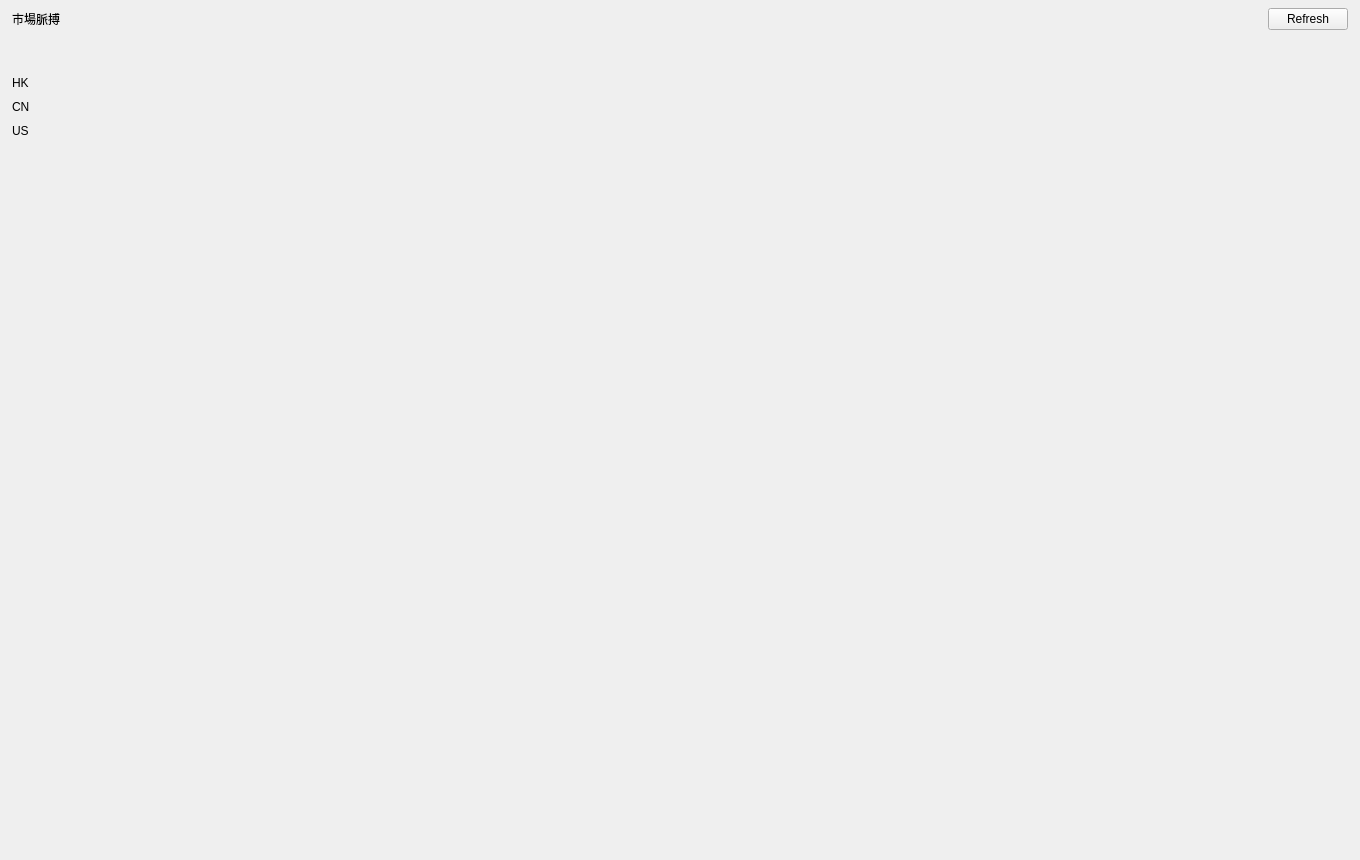
<?xml version="1.0" encoding="UTF-8"?>
<ui version="4.0">
 <class>HomePage</class>
 <widget class="QWidget" name="home_page">
  <property name="geometry">
   <rect>
    <x>0</x>
    <y>0</y>
    <width>1360</width>
    <height>860</height>
   </rect>
  </property>
  <layout class="QVBoxLayout" name="pageLayout">
   <property name="leftMargin"><number>12</number></property>
   <property name="topMargin"><number>8</number></property>
   <property name="rightMargin"><number>12</number></property>
   <property name="bottomMargin"><number>8</number></property>
   <property name="spacing"><number>6</number></property>
   <item>
    <layout class="QHBoxLayout" name="topRow">
     <item>
      <widget class="QLabel" name="home_title">
       <property name="text"><string>市場脈搏</string></property>
      </widget>
     </item>
     <item>
      <spacer name="topStretch">
       <property name="orientation"><enum>Qt::Orientation::Horizontal</enum></property>
       <property name="sizeType"><enum>QSizePolicy::Policy::Expanding</enum></property>
       <property name="sizeHint" stdset="0"><size><width>40</width><height>20</height></size></property>
      </spacer>
     </item>
     <item>
      <widget class="QLabel" name="home_updated">
       <property name="text"><string/></property>
      </widget>
     </item>
     <item>
      <widget class="QPushButton" name="home_refresh_btn">
       <property name="text"><string>Refresh</string></property>
      </widget>
     </item>
    </layout>
   </item>
   <!-- 頁級使用說明（文案屬 i18n → home_page.py _TEXT）：三區內容、美股 ETF 代理、刷新節奏 -->
   <item>
    <widget class="QLabel" name="home_page_note">
     <property name="sizePolicy">
      <sizepolicy hsizetype="Expanding" vsizetype="Preferred">
       <horstretch>0</horstretch><verstretch>0</verstretch>
      </sizepolicy>
     </property>
     <property name="wordWrap"><bool>true</bool></property>
     <property name="text"><string/></property>
    </widget>
   </item>
   <item>
    <widget class="QLabel" name="home_status">
     <property name="text"><string/></property>
    </widget>
   </item>
   <item>
    <widget class="QScrollArea" name="home_scroll">
     <property name="frameShape"><enum>QFrame::Shape::NoFrame</enum></property>
     <property name="widgetResizable"><bool>true</bool></property>
     <widget class="QWidget" name="home_content">
      <layout class="QVBoxLayout" name="contentLayout">
       <property name="leftMargin"><number>0</number></property>
       <property name="topMargin"><number>0</number></property>
       <property name="rightMargin"><number>0</number></property>
       <property name="bottomMargin"><number>0</number></property>
       <property name="spacing"><number>10</number></property>
       <!-- 分區 header + 空 grid：卡由 home_page.py 按 HOME_INDICES 填進 grid_hk/cn/us
            （卡嘅數量屬資料；分區位置、header、間距先屬排版 → Designer 可調） -->
       <item>
        <widget class="QLabel" name="home_grp_hk">
         <property name="text"><string>HK</string></property>
        </widget>
       </item>
       <item>
        <layout class="QGridLayout" name="grid_hk">
         <property name="spacing"><number>10</number></property>
        </layout>
       </item>
       <item>
        <widget class="QLabel" name="home_grp_cn">
         <property name="text"><string>CN</string></property>
        </widget>
       </item>
       <item>
        <layout class="QGridLayout" name="grid_cn">
         <property name="spacing"><number>10</number></property>
        </layout>
       </item>
       <item>
        <widget class="QLabel" name="home_grp_us">
         <property name="text"><string>US</string></property>
        </widget>
       </item>
       <item>
        <layout class="QGridLayout" name="grid_us">
         <property name="spacing"><number>10</number></property>
        </layout>
       </item>
       <item>
        <spacer name="contentStretch">
         <property name="orientation"><enum>Qt::Orientation::Vertical</enum></property>
         <property name="sizeType"><enum>QSizePolicy::Policy::Expanding</enum></property>
         <property name="sizeHint" stdset="0"><size><width>20</width><height>40</height></size></property>
        </spacer>
       </item>
      </layout>
     </widget>
    </widget>
   </item>
  </layout>
 </widget>
 <resources/>
 <connections/>
</ui>
